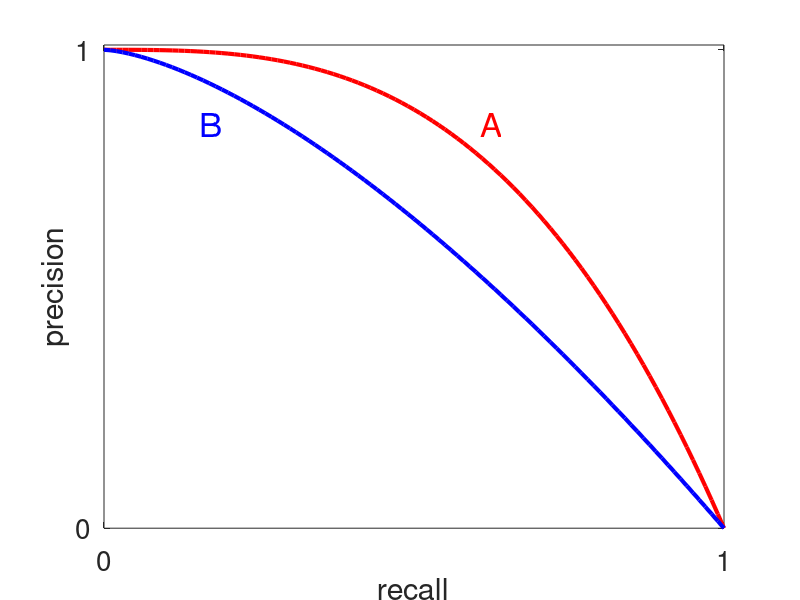

Here is the MATLAB script that generated this plot: (Note: this script raises an error after producing the figure.)
%A precision-recall curve for two hypothetical classifications systems. A
%is better than B. Code by Matthew Dunham

domain = 0:0.01:1;
fA = @(x)1-(x.^(3));
fB = @(x)1-(x.^(3/2));
linewidth = {'LineWidth',3};
hold all;

plot(domain,fA(domain),'-r',linewidth{:});
plot(domain,fB(domain),'-b',linewidth{:});

axis([0,1,0,1.01]);
set(gca,'XTick',[0,1],'YTick',[0,1],'FontSize',20);
xlabel('recall');
ylabel('precision');
box on;

%A
annotation(gcf,'textbox',[0.6 0.75 0.06254 0.08795],'String',{'A'},...
    'FontSize',24,...
    'FitBoxToText','off',...
    'LineStyle','none',...
    'Color',[1 0 0]);

% B
annotation(gcf,'textbox',[0.25 0.75 0.06254 0.08795],'String',{'B'},...
    'FontSize',24,...
    'FitBoxToText','off',...
    'LineStyle','none',...
    'Color',[0 0 1]);

if doPrintPmtk, printPmtkFigures('PRhand'); end;

